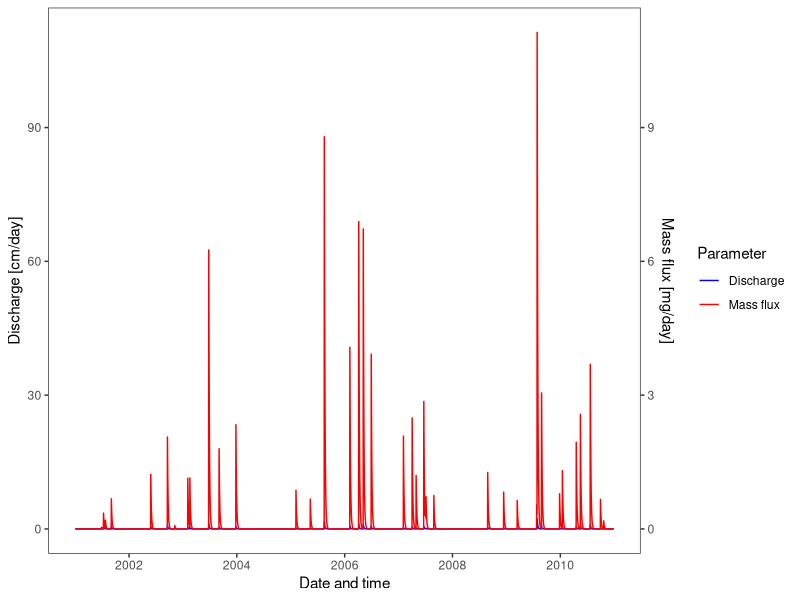
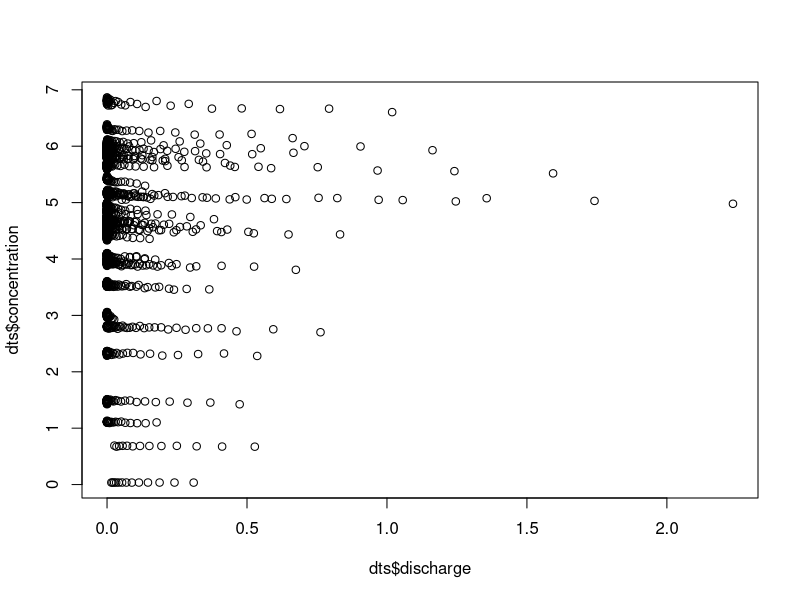
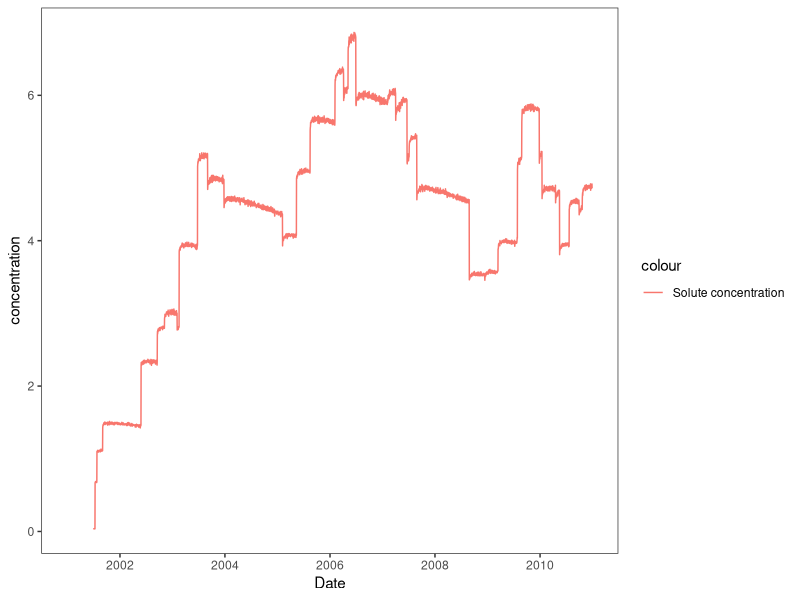

Generate these figures, in order, with R:
#### INPUT PARAMETERS ####
##
#### heterogeneity and reaction parameters ####
gamma<-0.01 #structured heterogeneity(equals 0.05)/ correlation of solute sources to travel time
#for homogenous solute equals 0 or 0.01
sigma.w <- 0.01 #random heterogeneity equals 0.05; homogeneous equals 0.01
damkohler.interarrival <- 1 #Da1
damkohler.transport<-0.1 #Da2
damkohler.longterm <- 10 #Da3

# simulation time
tmax.yrs <- 10
tmax <- tmax.yrs*365

#### climate parameters ####
rain.per.year <- 133          # [cm/yr] mean rainfall amount 
interarrival.time.mean <- 6   # [d] mean rainfall interarrival time
lambda.time <- 1/interarrival.time.mean   # [1/days] mean of the rainfall arrival time exponential PDF
rainfall.mean <- rain.per.year/365/lambda.time # [cm/day] # it was divided by lamda.time because it does not rain all the days in the year.
lambda.intensity <- 1/rainfall.mean       # [1/cm] mean of the rainfall depth exponential PDF 
ET.max <- 0.9*rain.per.year                    # [cm/day] potential evapotranspiration 

#### soil and hydrology paramaters ####
z.r <- 40            # [cm], root zone thickness
z.vz <- 40           #[cm], thickness of the entire vadose zone including root zone # how can root zone thickness and vadose zone thickness be the same number.
theta.fc <- 0.3    #[-] water content at field capacity
theta.wp <- 0.15     #[-] water content at permanent wilting point
theta.res <- 0.15    # [-] residual water content
soil.storage <- z.r*(theta.fc-theta.wp)  # [cm] soil water storage root zone
soil.storage.vz <- z.vz*(theta.fc-theta.wp) #[cm] soil water storage entire vadose zone # no difference between vadose zone and root zone
R <- 1.5               # retardation factor in Harman et al. [2011]
mean.tr <- 4        # hydraulic response time [days]

theta.sat <- 0.4     # [-] saturated water content aquifer
aquifer.z <- 25      # [cm] aquifer thickness

#### HYDRAULIC RESPONSE - UNIT HYDROGRAPH ####
##
# dimensionless ratios
gamma.harman <- soil.storage/rainfall.mean   #ratio in Harman et al. [2011] for root zone
gamma.harman.vz <- soil.storage.vz/rainfall.mean #ratio in Harman et al. [2011] for entire vadose zone
bigF.harman <- (theta.fc-theta.res)/(theta.fc-theta.wp) # Harman et al. [2011]
phi <- ET.max/rainfall.mean/lambda.time         # Harman et al. [2011] dryness index

# [1/days] mean of the drainage arrival time exponential PDF root zone
lambda.d <- lambda.time/
  (gamma(gamma.harman/phi)-pgamma(gamma.harman,gamma.harman/phi, lower=FALSE)*gamma(gamma.harman/phi))*
  exp(-gamma.harman)*gamma.harman^(gamma.harman/phi)*phi/gamma.harman

# [1/days] mean of the drainage arrival time exponential PDF entire vadose zone
lambda.d.vz <- lambda.time/
  (gamma(gamma.harman.vz/phi)-pgamma(gamma.harman.vz,gamma.harman.vz/phi, lower=FALSE)*gamma(gamma.harman.vz/phi))*
  exp(-gamma.harman.vz)*gamma.harman.vz^(gamma.harman.vz/phi)*phi/gamma.harman.vz

# "effective gamma" from Harman et al. [2011] entire vadose zone
lambda.e.vz <- lambda.d.vz
gamma.harman.e.vz <- gamma.harman.vz*(lambda.d.vz/lambda.time)^.5

# travel time parameters vadose zone (=waiting time)
# these use "effective gamma" from Harman et al. [2011]
mean.waiting <- R*bigF.harman*gamma.harman.e.vz/lambda.e.vz  # equation (6), mean travel time vadose zone
sd.waiting <- (2*R*bigF.harman*gamma.harman.e.vz)^.5/lambda.e.vz # standard deviation travel time vadose zone

second.moment <- sd.waiting^2+mean.waiting^2
mu.ln.waiting <- 2*log(mean.waiting)-log(second.moment)/2
sigma.ln.waiting <- (log(second.moment)-2*log(mean.waiting))^.5

# linear reservoir recession constant, tr (k)
lambda.tr <- 1/mean.tr  # [1/day]

hydraulic.res.time <- rexp(3650, lambda.tr)# hydraulic response time distribution


#### SOLUTE RESPONSE - TRAVEL TIME ####
##
# travel time as sum of vadose zone travel (waiting) time and groundwater travel time
# lambda.intensity does not change from vadose filtering
# total drainage does change = lambda.d/lambda.intensity 

drainage.mean <- lambda.d/lambda.intensity   # [cm/day] mean drainage from root zone
mean.g <- aquifer.z*theta.sat/drainage.mean  #  [days], equation (7)

# vadose and groundwater travel times: exponential
lambda.waiting <- 1/mean.waiting
lambda.g <- 1/mean.g

# m1 and m2 based on lambda time vadose zone and lambda time groundwater
m1.tp <- 1/lambda.g+1/lambda.waiting  #equation (9)
m2.tp <- 2/lambda.g^2+2/lambda.waiting^2+2/(lambda.g*lambda.waiting) #equation (10)

# hyperexponential fit of travel time with LN
mu.ln.time <- 2*log(m1.tp)-log(m2.tp)/2
sigma.ln.time <- (log(m2.tp)-2*log(m1.tp))^.5
mean.travel.time <- exp(mu.ln.time+sigma.ln.time^2/2) #mean total travel time

travel.time <- rlnorm(3650, meanlog = mu.ln.time, sdlog = sigma.ln.time)

# times mean drainage rate, "mean log(streamtube length)": needed for redistribution of mobilized masses to following events
mu.ln.tube <- mu.ln.time+log(drainage.mean)
sigma.ln.tube <- sigma.ln.time 


#### SOURCE CONCENTRATION PARAMETERS ####
## 
# immobile concentration correlation to travel time - random heterogeneity
c.c <- 1                  # see equation (14), 1 for simplicity
mu.w<-sigma.w^2/2         # unit-mean log-normally distributed random variable, see equation (14)

# mean immobile concentration
mean.c.im.number <- 1 # [mg/L]
mean.c.im <- matrix(data=mean.c.im.number,nrow=tmax,ncol=1) # matrix to account for temporal variance

#Damkoehler 3: logistic long-term change of source concentration
max.c.im<-10*mean.c.im.number
longterm.change.time <- mean.travel.time/damkohler.longterm
logi.shape <- 2/(longterm.change.time)
mean.c.im<-matrix(data=(max.c.im/(1+exp(-logi.shape*(seq(1,tmax,1)-longterm.change.time)))),nrow=tmax,ncol=1)

# rate constants for reactions
# Damkoehler 1: drainage event inter-arrival, initial mobile concentration
rate.interarrival <- damkohler.interarrival*lambda.d #equation (19)

#  Damkoehler 2: mobile concentration (low value = little degradation)
rate.transport <- damkohler.transport/mean.travel.time #equation (21)

#### DIMENSION VARIABLES ####
## 
# create vectors
set.seed(1)
#  rain events - effective (drainage)
daily.rain <- numeric(tmax)
interval <- numeric(1)
nonzero.rain <- numeric(1)
nonzero.times <- numeric(1)

# discharge and flux
discharge <- numeric(1)
mass.flux <- numeric(1)

# immobile and flux-avg concentrations
event.c.m <- numeric(1)

### EFFECTIVE RAINFALL EVENTS - TIMING AND AMOUNT
## 
N<-100*tmax*lambda.d #this version avoids a time-consuming loop [help from Gavan McGrath]
interval.l<-round(rexp(N,lambda.d),digits=0)
realtimes<-cumsum(interval.l) # random integers from exponential distribution
realtimes<-unique(realtimes) # get rid of two events on one day
realtimes<-realtimes[2:length(realtimes)] #get rid of first day as this can be zero
number.events<-length(which(realtimes<tmax)) #cut vector to correct length
interval<-interval.l[1:number.events]
nonzero.times<-realtimes[1:number.events]
nonzero.rain<-rexp(number.events,lambda.intensity) # lambda.intensity does not change from filtering (Botter 2007)

# vector of running sums of nonzero rain (effective)
rain.sum <- cumsum(nonzero.rain)

#### DISCHARGE ####
##
#definition of matries and vectors for discharge
event.discharge <- matrix(nrow = tmax, ncol = number.events)
event.discharge[is.na(event.discharge)] <- 0 
event.flux <- matrix(nrow = tmax, ncol = number.events)
event.flux[is.na(event.flux)] <- 0 

for (events.c in 1:number.events) {
  #discharge speeded up version
  startingtime=nonzero.times[events.c]
  if (startingtime==tmax) {
    #do nothing
  } else {
    event.discharge[(startingtime+1):(tmax),events.c] <- nonzero.rain[events.c]*dexp(1:((tmax)-startingtime), rate = lambda.tr)
  }
}

#### SOLUTE FLUX ####
##
# distribute solute among events
# initialize with zero values so can add to each other
event.flux[is.na(event.flux)] <- 0  

# k.count counter starting with each event
# k running count of events
for (events.c in 1:number.events) {
  time.ev <- nonzero.times[events.c]
  
  # event initial mobile concentration after immoble-mobile exchange
  event.c.m[events.c] <- mean.c.im[time.ev]*(1-exp(-rate.interarrival*interval[events.c])) #equation (18)
  # mean mobile concentration scaling parameter
  a.c <- event.c.m[events.c]*exp(-0.5*(gamma^2*sigma.ln.time^2+c.c^2*sigma.w^2)-gamma*mu.ln.time-c.c*mu.w) #equation (17)
  
  k.count <- 0
  
  # Track allocation of "events.c" to later events
  for (k in events.c:number.events) {
    k.count <- k.count + 1
    
    ## fraction of solute mass in this event
    event.timer <- nonzero.times[k]+1
    if (k.count==1) {
      event.fraction <- plnorm(rain.sum[k.count],mu.ln.tube,sigma.ln.tube) 
    }
    else {
      event.fraction <- plnorm(rain.sum[k.count],mu.ln.tube,sigma.ln.tube)-plnorm(rain.sum[(k.count-1)],mu.ln.tube,sigma.ln.tube)       
    }  
    
    # add 1 because zero Q on day of event
    if (nonzero.times[k]<tmax) {
      event.timer <- nonzero.times[k]+1
    } else event.timer <- nonzero.times[k]
    
    # From time of event k to tmax
    tau.real <- seq(event.timer,tmax)
    tau <- seq(1,(length(tau.real)))
    c.m.tau.vector <- a.c*tau^gamma*(rlnorm((length(tau)), mean = mu.w, sd = sigma.w))^c.c #equation (14)
    ### MOBILE CONCENTRATION
    # exponential decay along streamtube
    c.m.decay.tau.vector <- c.m.tau.vector*exp(-rate.transport*tau) #equation (20)
    # adding flux to the matrix
    event.flux[event.timer:tmax,events.c] <- event.flux[event.timer:tmax,events.c] + c.m.decay.tau.vector*event.discharge[event.timer:tmax,k]*event.fraction            
  }   
}

#### OUTPUT DISCHARGE, LOAD and CONCENTRATION [daily] ####
##  
# sum of rows 
discharge <- rowSums(event.discharge, na.rm = TRUE)
mass.flux <- rowSums(event.flux, na.rm = TRUE)
concentration=mass.flux/discharge

library(ggplot2)
library(lubridate)
Date <- seq(from = as.Date("2001-01-01"), 
          by = "day", length.out = 3650)

dts <- data.frame(cbind(discharge, mass.flux, concentration))
ggplot(dts, aes(x=Date))+
  geom_line(aes(y = discharge, colour = "Discharge"))+
  geom_line(aes(y = mass.flux*10, colour = "Mass flux"))+
  scale_y_continuous(sec.axis = sec_axis(~./10, name = "Mass flux [mg/day]"))+
  scale_colour_manual(values = c("blue", "red"))+
  labs(y = "Discharge [cm/day]",
       x = "Date and time",
       colour = "Parameter")+
  theme(legend.position = c(0.8, 0.9))+theme_bw()+
  theme(panel.grid.major = element_blank(), 
        panel.grid.minor = element_blank())
#Solute againt discharge C-Q pattern from simulations Q and Mass flux
plot(dts$discharge, dts$concentration)
ggplot(dts, aes(x=Date))+
  geom_line(aes(y = concentration, colour = "Solute concentration"))+
  theme_bw()+
  theme(panel.grid.major = element_blank(), 
        panel.grid.minor = element_blank())
